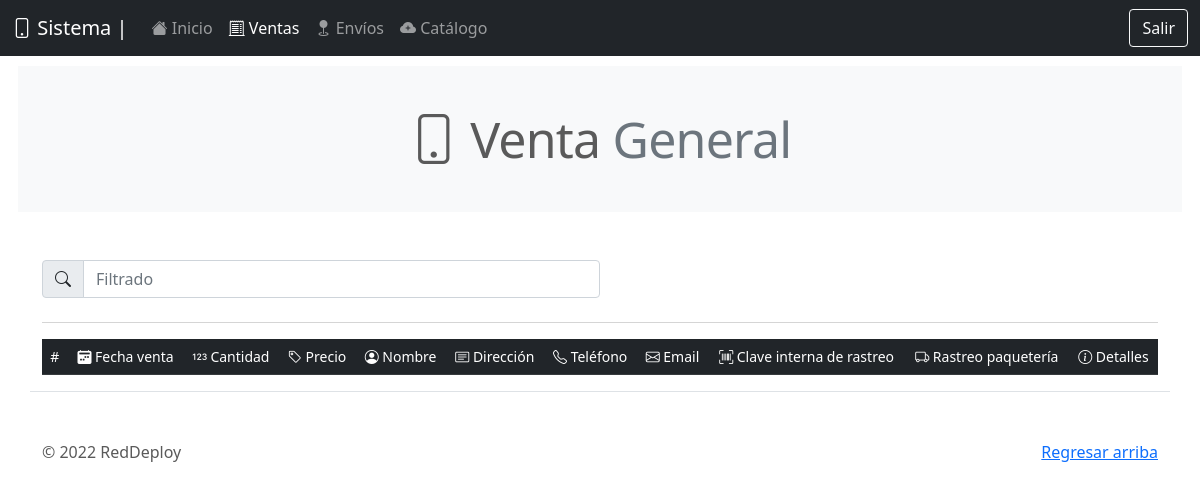
The page /be_/venta_gral.php on the database as committed earlier.
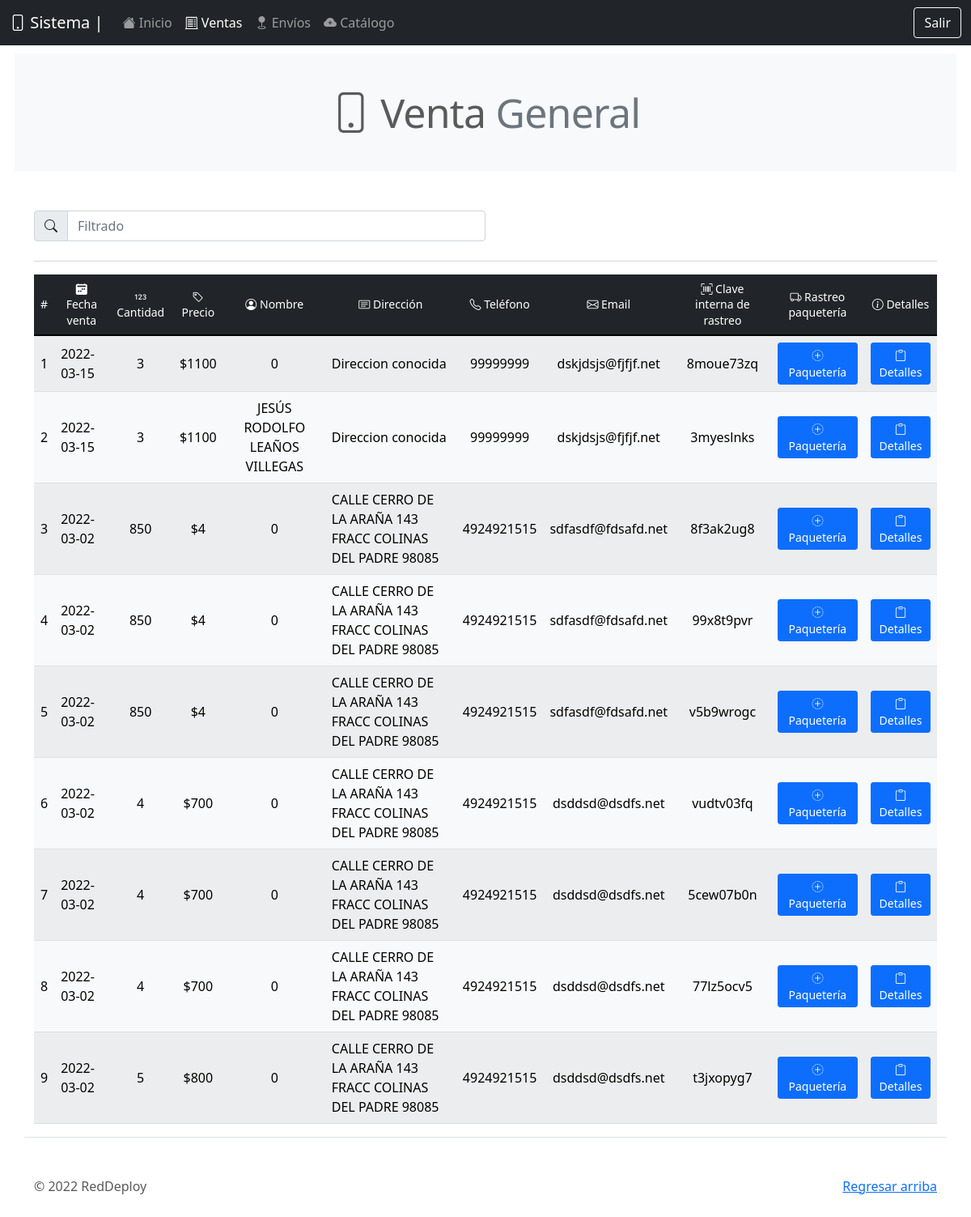
The same page on the database as committed later.
### tables this page shows
CREATE TABLE `venta_gral` (
  `id` int(11) NOT NULL,
  `cantidad` int(11) NOT NULL,
  `precio` int(11) NOT NULL,
  `fecha_venta` date NOT NULL,
  `nombre` varchar(100) NOT NULL,
  `direccion` varchar(100) NOT NULL,
  `telefono` varchar(50) NOT NULL,
  `email` varchar(50) NOT NULL,
  `tarjeta` varchar(16) NOT NULL,
  `nombre_tarjeta` varchar(50) NOT NULL,
  `expira_mes` varchar(2) NOT NULL,
  `expira_annio` varchar(2) NOT NULL,
  `clave_rastreo_int` varchar(100) NOT NULL,
  `clave_rastreo_ext` varchar(100) DEFAULT NULL
);

### query/query_ventas.php (called while the page is built)
<?php
include('qconn/qc.php');
    $sql = "SELECT * FROM venta_gral ORDER BY fecha_venta DESC LIMIT 20";
    $resultado_sql = $conn->query($sql);
?>

### be_/venta_gral.php (the view, shortened to what this page needs)
<!doctype html>
<html lang="en">
  <head>
    <link rel="stylesheet" href="https://cdn.jsdelivr.net/npm/bootstrap-icons@1.7.2/font/bootstrap-icons.css">
    <link href="../assets/dist/css/bootstrap.min.css" rel="stylesheet">
    <link href="../carousel.css" rel="stylesheet">
  </head>
  <body>
<header>
  <nav class="navbar navbar-expand-md navbar-dark fixed-top bg-dark">
    <div class="container-fluid">
      <a class="navbar-brand" href="#"><i class="bi bi-phone"></i> Sistema |</a>
      <div class="collapse navbar-collapse" id="navbarCollapse">
        <ul class="navbar-nav me-auto mb-2 mb-md-0">
          <li class="nav-item">
           <a class="nav-link" aria-current="page" href="dashboard.php"><i class="bi bi-house-fill"></i> Inicio</a>
          </li>
          <li class="nav-item">
            <a class="nav-link active" href="venta_gral.php"><i class="bi bi-receipt-cutoff"></i> Ventas</a>
          </li>
          <li class="nav-item">
            <a class="nav-link" href="envio.php"><i class="bi bi-geo-fill"></i> Envíos</a>
          </li>
          <li class="nav-item">
            <a class="nav-link" href="envio.php"><i class="bi bi-cloud-plus-fill"></i> Catálogo</a>
          </li>
        </ul>
        <form class="d-flex">
          <a href="prcd/sort.php" class="btn btn-outline-light" type="submit">Salir</a>
        </form>
      </div>
    </div>
  </nav>
</header>
<main>
  <h2 class="mb-5 bg-light p-5 text-center featurette-heading" style="margin:18px;"><i class="bi bi-phone"></i> Venta <span class="text-muted">General</span></h2>
<? include('../query/query_ventas.php'); ?>
  <div class="container marketing mt-5 border-bottom">
  <div class="input-group mb-4 w-50">
    <span class="input-group-text" id="basic-addon1"><i class="bi bi-search"></i></span>
    <input type="text" class="form-control" placeholder="Filtrado" aria-label="Filtrado" aria-describedby="basic-addon1" id="myInput">
  </div>
  <hr>
    <table class="table  table-light table-striped mb-3 table-hover align-middle">
      <thead class="text-center table-dark align-middle">
        <tr>
          <th scope="col" class="h6"><small>#</small></th>
          <th scope="col" class="h6"><small><i class="bi bi-calendar2-week-fill"></i> Fecha venta</small></th>
          <th scope="col" class="h6"><small><i class="bi bi-123"></i> Cantidad</small></th>
          <th scope="col" class="h6"><small><i class="bi bi-tag"></i> Precio</small></th>
          <th scope="col" class="h6"><small><i class="bi bi-person-circle"></i> Nombre</small></th>
          <th scope="col" class="h6"><small><i class="bi bi-card-text"></i> Dirección</small></th>
          <th scope="col" class="h6"><small><i class="bi bi-telephone"></i> Teléfono</small></th>
          <th scope="col" class="h6"><small><i class="bi bi-envelope"></i> Email</small></th>
          <th scope="col" class="h6"><small><i class="bi bi-upc-scan"></i> Clave interna de rastreo</small></th>
          <th scope="col" class="h6"><small><i class="bi bi-truck"></i> Rastreo paquetería</small></th>
          <th scope="col" class="h6"><small><i class="bi bi-info-circle"></i> Detalles</small></th>
        </tr>
      </thead>
      <tbody id="myTable">
        <?php
        $x = 0;
          while($row_sql = $resultado_sql->fetch_assoc()){
            $x++;
            echo'<tr>';
            echo'<td>'.$x.'</td>';
            echo'<td>'.$row_sql['fecha_venta'].'</td>';
            echo'<td class="text-center">'.$row_sql['cantidad'].'</td>';
            echo'<td class="text-center">$'.$row_sql['precio'].'</td>';
            echo'<td class="text-center">'.$row_sql['nombre'].'</td>';
            echo'<td>'.$row_sql['direccion'].'</td>';
            echo'<td class="text-center">'.$row_sql['telefono'].'</td>';
            echo'<td class="text-center">'.$row_sql['email'].'</td>';
            echo'<td class="text-center">'.$row_sql['clave_rastreo_int'].'</td>';
            if(!$row_sql['clave_rastreo_ext']){
              echo'<td class="text-center"><button class="btn btn-sm btn-primary" data-bs-toggle="modal" data-bs-target="#exampleModal'.$row_sql['id'].'"><i class="bi bi-plus-circle-dotted"></i> Paquetería</button></td>';
            }
            else{
              echo'<td class="text-center"><a href="revision_envio.php?id='.$row_sql['clave_rastreo_ext'].'" style="text-decoration: none;"><i class="bi bi-eye-fill"></i> '.$row_sql['clave_rastreo_ext'].'</a></td>';
            }
            echo'<td class="text-center"><a href="venta_individual.php?venta='.$row_sql['clave_rastreo_int'].'" type="button" class="btn btn-primary btn-sm"><i class="bi bi-clipboard"></i> Detalles</a></td>';
            echo'</tr>';
          }
        ?>
      </tbody>
    </table>
  </div>
  <footer class="container mt-5">
    <p class="float-end"><a href="#">Regresar arriba</a></p>
    <p>&copy; 2022 RedDeploy</p>
  </footer>
</main>
  </body>
</html>

Rows that differ between the two databases and show on the page:
added venta_gral: fecha_venta "2022-03-15", cantidad "3", precio "1100", nombre "0", direccion "Direccion conocida", telefono "99999999", email "dskjdsjs@fjfjf.net", clave_rastreo_int "8moue73zq"
added venta_gral: fecha_venta "2022-03-15", cantidad "3", precio "1100", nombre "JESÚS RODOLFO LEAÑOS VILLEGAS", direccion "Direccion conocida", telefono "99999999", email "dskjdsjs@fjfjf.net", clave_rastreo_int "3myeslnks"
added venta_gral: fecha_venta "2022-03-02", cantidad "850", precio "4", nombre "0", direccion "CALLE CERRO DE LA ARAÑA 143 FRACC COLINAS DEL PADRE 98085", telefono "4924921515", email "sdfasdf@fdsafd.net", clave_rastreo_int "8f3ak2ug8"
added venta_gral: fecha_venta "2022-03-02", cantidad "850", precio "4", nombre "0", direccion "CALLE CERRO DE LA ARAÑA 143 FRACC COLINAS DEL PADRE 98085", telefono "4924921515", email "sdfasdf@fdsafd.net", clave_rastreo_int "99x8t9pvr"
added venta_gral: fecha_venta "2022-03-02", cantidad "850", precio "4", nombre "0", direccion "CALLE CERRO DE LA ARAÑA 143 FRACC COLINAS DEL PADRE 98085", telefono "4924921515", email "sdfasdf@fdsafd.net", clave_rastreo_int "v5b9wrogc"
added venta_gral: fecha_venta "2022-03-02", cantidad "4", precio "700", nombre "0", direccion "CALLE CERRO DE LA ARAÑA 143 FRACC COLINAS DEL PADRE 98085", telefono "4924921515", email "dsddsd@dsdfs.net", clave_rastreo_int "vudtv03fq"
added venta_gral: fecha_venta "2022-03-02", cantidad "4", precio "700", nombre "0", direccion "CALLE CERRO DE LA ARAÑA 143 FRACC COLINAS DEL PADRE 98085", telefono "4924921515", email "dsddsd@dsdfs.net", clave_rastreo_int "5cew07b0n"
added venta_gral: fecha_venta "2022-03-02", cantidad "4", precio "700", nombre "0", direccion "CALLE CERRO DE LA ARAÑA 143 FRACC COLINAS DEL PADRE 98085", telefono "4924921515", email "dsddsd@dsdfs.net", clave_rastreo_int "77lz5ocv5"
added venta_gral: fecha_venta "2022-03-02", cantidad "5", precio "800", nombre "0", direccion "CALLE CERRO DE LA ARAÑA 143 FRACC COLINAS DEL PADRE 98085", telefono "4924921515", email "dsddsd@dsdfs.net", clave_rastreo_int "t3jxopyg7"
